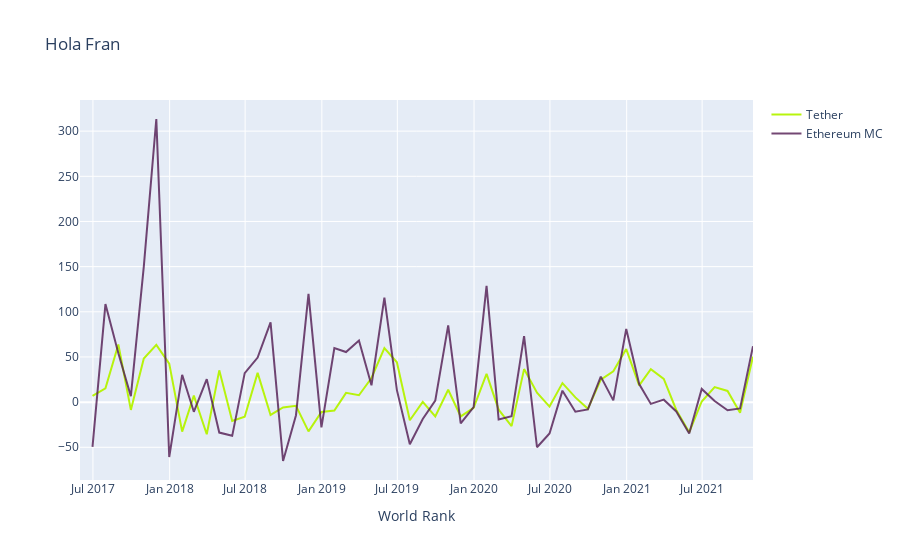

This figure's notebook cell:
### Code cell
trace1 = go.Scatter(x = btc_mensual.index,y = btc_mensual["Prices"],name = 'Tether',mode= 'lines',
                    marker = dict(color = 'rgba(181, 244, 0, 0.95)'))    
trace2 = go.Scatter(x = btc_mensual.index,y = btc_mensual["Total_Volume"],name = 'Ethereum MC',mode= 'lines',
                    marker = dict(color = 'rgba(80, 26, 80, 0.8)'))     
data = [trace1,trace2]

layout = dict(title = 'Hola Fran',xaxis= dict(title= 'World Rank',ticklen= 5))
           

fig = go.Figure(data = data, layout=layout)

iplot(fig)
